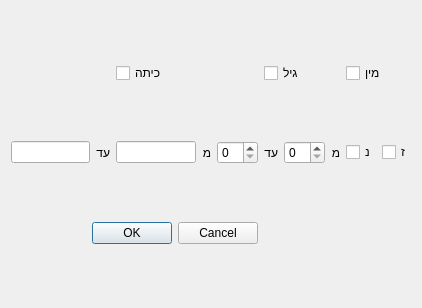
<?xml version="1.0" encoding="UTF-8"?>
<ui version="4.0">
 <class>Dialog</class>
 <widget class="QDialog" name="Dialog">
  <property name="geometry">
   <rect>
    <x>0</x>
    <y>0</y>
    <width>422</width>
    <height>308</height>
   </rect>
  </property>
  <property name="windowTitle">
   <string>סינון</string>
  </property>
  <layout class="QGridLayout" name="gridLayout">
   <item row="0" column="2" colspan="2">
    <widget class="QCheckBox" name="checkBox_3">
     <property name="text">
      <string>כיתה</string>
     </property>
    </widget>
   </item>
   <item row="0" column="5" colspan="2">
    <widget class="QCheckBox" name="checkBox_2">
     <property name="text">
      <string>גיל</string>
     </property>
    </widget>
   </item>
   <item row="0" column="8" colspan="2">
    <widget class="QCheckBox" name="checkBox">
     <property name="text">
      <string>מין</string>
     </property>
    </widget>
   </item>
   <item row="1" column="0">
    <widget class="QLineEdit" name="lineEdit_2"/>
   </item>
   <item row="1" column="1">
    <widget class="QLabel" name="label_4">
     <property name="text">
      <string>עד</string>
     </property>
    </widget>
   </item>
   <item row="1" column="2">
    <widget class="QLineEdit" name="lineEdit"/>
   </item>
   <item row="1" column="3">
    <widget class="QLabel" name="label_3">
     <property name="text">
      <string>מ</string>
     </property>
    </widget>
   </item>
   <item row="1" column="4">
    <widget class="QSpinBox" name="spinBox_2"/>
   </item>
   <item row="1" column="5">
    <widget class="QLabel" name="label_2">
     <property name="text">
      <string>עד</string>
     </property>
    </widget>
   </item>
   <item row="1" column="6">
    <widget class="QSpinBox" name="spinBox"/>
   </item>
   <item row="1" column="7">
    <widget class="QLabel" name="label">
     <property name="text">
      <string>מ</string>
     </property>
    </widget>
   </item>
   <item row="1" column="8">
    <widget class="QCheckBox" name="checkBox_5">
     <property name="text">
      <string>נ</string>
     </property>
    </widget>
   </item>
   <item row="1" column="9">
    <widget class="QCheckBox" name="checkBox_4">
     <property name="text">
      <string>ז</string>
     </property>
    </widget>
   </item>
   <item row="2" column="0" colspan="5">
    <widget class="QDialogButtonBox" name="buttonBox">
     <property name="orientation">
      <enum>Qt::Horizontal</enum>
     </property>
     <property name="standardButtons">
      <set>QDialogButtonBox::Cancel|QDialogButtonBox::Ok</set>
     </property>
    </widget>
   </item>
  </layout>
 </widget>
 <resources/>
 <connections>
  <connection>
   <sender>buttonBox</sender>
   <signal>accepted()</signal>
   <receiver>Dialog</receiver>
   <slot>accept()</slot>
   <hints>
    <hint type="sourcelabel">
     <x>244</x>
     <y>246</y>
    </hint>
    <hint type="destinationlabel">
     <x>157</x>
     <y>274</y>
    </hint>
   </hints>
  </connection>
  <connection>
   <sender>buttonBox</sender>
   <signal>rejected()</signal>
   <receiver>Dialog</receiver>
   <slot>reject()</slot>
   <hints>
    <hint type="sourcelabel">
     <x>244</x>
     <y>246</y>
    </hint>
    <hint type="destinationlabel">
     <x>286</x>
     <y>274</y>
    </hint>
   </hints>
  </connection>
  <connection>
   <sender>checkBox</sender>
   <signal>clicked()</signal>
   <receiver>Dialog</receiver>
   <slot>accept()</slot>
   <hints>
    <hint type="sourcelabel">
     <x>350</x>
     <y>70</y>
    </hint>
    <hint type="destinationlabel">
     <x>352</x>
     <y>193</y>
    </hint>
   </hints>
  </connection>
 </connections>
</ui>
